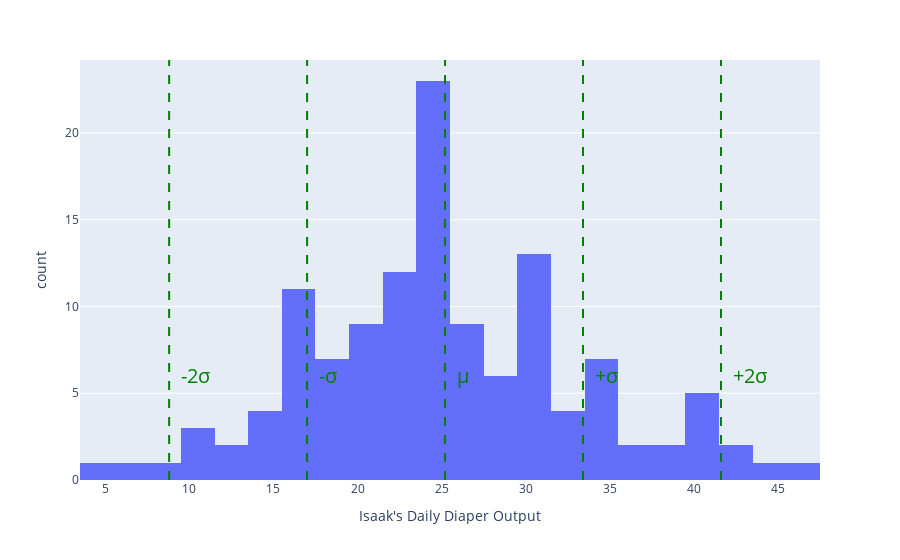

The notebook cell saved with this chart:
### Markdown cell above
We gotta, _just gotta_ look at a distribution of this!

### Code cell
fig = px.histogram(diaper_output["diaper_output"], nbins=30)
fig.update_layout(showlegend=False)
fig.update_layout(xaxis_title="Isaak's Daily Diaper Output", height=800)
fig.add_vline(
    diaper_output_mean,
    line_dash="dash",
    line_color="green",
    annotation=dict(
        text="μ", xshift=10, yshift=-300, font=dict(size=20, color="green")
    ),
)
fig.add_vline(
    diaper_output_mean + diaper_output_std,
    line_dash="dash",
    line_color="green",
    annotation=dict(
        text="+σ", xshift=10, yshift=-300, font=dict(size=20, color="green")
    ),
)
fig.add_vline(
    diaper_output_mean - diaper_output_std,
    line_dash="dash",
    line_color="green",
    annotation=dict(
        text="-σ", xshift=10, yshift=-300, font=dict(size=20, color="green")
    ),
)
fig.add_vline(
    diaper_output_mean + 2 * diaper_output_std,
    line_dash="dash",
    line_color="green",
    annotation=dict(
        text="+2σ", xshift=10, yshift=-300, font=dict(size=20, color="green")
    ),
)
fig.add_vline(
    diaper_output_mean - 2 * diaper_output_std,
    line_dash="dash",
    line_color="green",
    annotation=dict(
        text="-2σ", xshift=10, yshift=-300, font=dict(size=20, color="green")
    ),
)
fig.show()
fig.write_html("isaak_diapers_encoded_output_histogram.html")

### Figure 1 — Plotly figure (JSON) as saved in the notebook; plotly's stock layout.template omitted (floating-point values rounded to 4 significant figures)
{"data": [{"alignmentgroup": "True", "bingroup": "x", "hovertemplate": "variable=diaper_output<br>value=%{x}<br>count=%{y}<extra></extra>", "legendgroup": "diaper_output", "marker": {"color": "#636efa", "pattern": {"shape": ""}}, "name": "diaper_output", "nbinsx": 30, "offsetgroup": "diaper_output", "orientation": "v", "showlegend": true, "type": "histogram", "x": [24, 15, 33, 45, 46, 41, 42, 40, 39, 37, 32, 18, 40, 20, 43, 17, 28, 37, 35, 31, 30, 41, 30, 24, 34, 21, 35, 24, 31, 31, 35, 27, 29, 41, 29, 29, 19, 30, 17, 31, 22, 24, 32, 34, 27, 25, 24, 26, 23, 31, 25, 34, 27, 20, 35, 25, 24, 27, 29, 25, 23, 30, 21, 17, 25, 24, 29, 31, 25, 27, 38, 23, 17, 18, 26, 26, 23, 24, 20, 21, 25, 22, 19, 18, 25, 11, 26, 31, 23, 22, 21, 23, 31, 18, 24, 17, 17, 24, 21, 24, 24, 15, 10, 13, 12, 10, 15, 6, 4, 32, 22, 23, 16, 24, 24, 14, 17, 30, 17, 25, 16, 18, 17, 21, 23, 8], "xaxis": "x", "yaxis": "y"}], "layout": {"annotations": [{"font": {"color": "green", "size": 20}, "showarrow": false, "text": "μ", "x": 25.21, "xanchor": "left", "xref": "x", "xshift": 10, "y": 1, "yanchor": "top", "yref": "y domain", "yshift": -300}, {"font": {"color": "green", "size": 20}, "showarrow": false, "text": "+σ", "x": 33.41, "xanchor": "left", "xref": "x", "xshift": 10, "y": 1, "yanchor": "top", "yref": "y domain", "yshift": -300}, {"font": {"color": "green", "size": 20}, "showarrow": false, "text": "-σ", "x": 17.0, "xanchor": "left", "xref": "x", "xshift": 10, "y": 1, "yanchor": "top", "yref": "y domain", "yshift": -300}, {"font": {"color": "green", "size": 20}, "showarrow": false, "text": "+2σ", "x": 41.61, "xanchor": "left", "xref": "x", "xshift": 10, "y": 1, "yanchor": "top", "yref": "y domain", "yshift": -300}, {"font": {"color": "green", "size": 20}, "showarrow": false, "text": "-2σ", "x": 8.8, "xanchor": "left", "xref": "x", "xshift": 10, "y": 1, "yanchor": "top", "yref": "y domain", "yshift": -300}], "autosize": true, "barmode": "relative", "legend": {"title": {"text": "variable"}, "tracegroupgap": 0}, "margin": {"t": 60}, "shapes": [{"line": {"color": "green", "dash": "dash"}, "type": "line", "x0": 25.21, "x1": 25.21, "xref": "x", "y0": 0, "y1": 1, "yref": "y domain"}, {"line": {"color": "green", "dash": "dash"}, "type": "line", "x0": 33.41, "x1": 33.41, "xref": "x", "y0": 0, "y1": 1, "yref": "y domain"}, {"line": {"color": "green", "dash": "dash"}, "type": "line", "x0": 17.0, "x1": 17.0, "xref": "x", "y0": 0, "y1": 1, "yref": "y domain"}, {"line": {"color": "green", "dash": "dash"}, "type": "line", "x0": 41.61, "x1": 41.61, "xref": "x", "y0": 0, "y1": 1, "yref": "y domain"}, {"line": {"color": "green", "dash": "dash"}, "type": "line", "x0": 8.8, "x1": 8.8, "xref": "x", "y0": 0, "y1": 1, "yref": "y domain"}], "showlegend": false, "xaxis": {"anchor": "y", "autorange": true, "domain": [0, 1], "range": [3.5, 47.5], "title": {"text": "Isaak's Daily Diaper Output"}, "type": "linear"}, "yaxis": {"anchor": "x", "autorange": true, "domain": [0, 1], "range": [0, 24.21], "title": {"text": "count"}}}}
